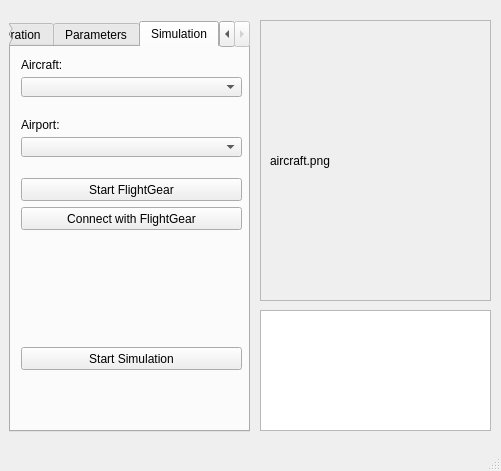
<?xml version="1.0" encoding="UTF-8"?>
<ui version="4.0">
    <class>MainWindow</class>
    <widget class="QMainWindow" name="MainWindow">
        <property name="geometry">
            <rect>
                <x>0</x>
                <y>0</y>
                <width>501</width>
                <height>471</height>
            </rect>
        </property>
        <property name="windowTitle">
            <string>Software name V0.1</string>
        </property>
        <widget class="QWidget" name="centralwidget">
            <widget class="QTabWidget" name="tabWidget">
                <property name="geometry">
                    <rect>
                        <x>9</x>
                        <y>21</y>
                        <width>241</width>
                        <height>411</height>
                    </rect>
                </property>
                <property name="currentIndex">
                    <number>2</number>
                </property>
                <widget class="QWidget" name="tab_7">
                    <attribute name="title">
                        <string>Configuration</string>
                    </attribute>
                    <widget class="QLabel" name="label_9">
                        <property name="geometry">
                            <rect>
                                <x>10</x>
                                <y>10</y>
                                <width>81</width>
                                <height>16</height>
                            </rect>
                        </property>
                        <property name="text">
                            <string>FlightGear Path</string>
                        </property>
                    </widget>
                    <widget class="QLineEdit" name="lineEdit_4">
                        <property name="geometry">
                            <rect>
                                <x>10</x>
                                <y>30</y>
                                <width>181</width>
                                <height>20</height>
                            </rect>
                        </property>
                    </widget>
                    <widget class="QToolButton" name="toolButton_2">
                        <property name="geometry">
                            <rect>
                                <x>200</x>
                                <y>30</y>
                                <width>31</width>
                                <height>21</height>
                            </rect>
                        </property>
                        <property name="text">
                            <string>...</string>
                        </property>
                    </widget>
                </widget>
                <widget class="QWidget" name="tab_6">
                    <attribute name="title">
                        <string>Parameters</string>
                    </attribute>
                    <widget class="QLabel" name="label_4">
                        <property name="geometry">
                            <rect>
                                <x>10</x>
                                <y>10</y>
                                <width>121</width>
                                <height>16</height>
                            </rect>
                        </property>
                        <property name="text">
                            <string>Select Parameters File</string>
                        </property>
                    </widget>
                    <widget class="QLineEdit" name="lineEdit">
                        <property name="geometry">
                            <rect>
                                <x>10</x>
                                <y>30</y>
                                <width>181</width>
                                <height>20</height>
                            </rect>
                        </property>
                    </widget>
                    <widget class="QToolButton" name="toolButton">
                        <property name="geometry">
                            <rect>
                                <x>200</x>
                                <y>30</y>
                                <width>31</width>
                                <height>21</height>
                            </rect>
                        </property>
                        <property name="text">
                            <string>...</string>
                        </property>
                    </widget>
                    <widget class="QLabel" name="label_5">
                        <property name="geometry">
                            <rect>
                                <x>10</x>
                                <y>60</y>
                                <width>47</width>
                                <height>13</height>
                            </rect>
                        </property>
                        <property name="text">
                            <string>Or</string>
                        </property>
                    </widget>
                    <widget class="QScrollArea" name="scrollArea_2">
                        <property name="geometry">
                            <rect>
                                <x>10</x>
                                <y>100</y>
                                <width>153</width>
                                <height>78</height>
                            </rect>
                        </property>
                        <property name="widgetResizable">
                            <bool>true</bool>
                        </property>
                        <widget class="QWidget" name="scrollAreaWidgetContents_2">
                            <property name="geometry">
                                <rect>
                                    <x>0</x>
                                    <y>0</y>
                                    <width>151</width>
                                    <height>76</height>
                                </rect>
                            </property>
                            <layout class="QGridLayout" name="gridLayout">
                                <item row="0" column="0">
                                    <widget class="QLabel" name="label_7">
                                        <property name="text">
                                            <string>Cl:</string>
                                        </property>
                                    </widget>
                                </item>
                                <item row="0" column="1">
                                    <widget class="QLineEdit" name="lineEdit_2"/>
                                </item>
                                <item row="1" column="1">
                                    <widget class="QLineEdit" name="lineEdit_3"/>
                                </item>
                                <item row="1" column="0">
                                    <widget class="QLabel" name="label_8">
                                        <property name="text">
                                            <string>Cd:</string>
                                        </property>
                                    </widget>
                                </item>
                            </layout>
                        </widget>
                    </widget>
                    <widget class="QLabel" name="label_6">
                        <property name="geometry">
                            <rect>
                                <x>10</x>
                                <y>80</y>
                                <width>71</width>
                                <height>16</height>
                            </rect>
                        </property>
                        <property name="text">
                            <string>Set Manually</string>
                        </property>
                    </widget>
                </widget>
                <widget class="QWidget" name="tab_5">
                    <attribute name="title">
                        <string>Simulation</string>
                    </attribute>
                    <widget class="QPushButton" name="btnStartFG">
                        <property name="geometry">
                            <rect>
                                <x>10</x>
                                <y>131</y>
                                <width>221</width>
                                <height>23</height>
                            </rect>
                        </property>
                        <property name="text">
                            <string>Start FlightGear</string>
                        </property>
                    </widget>
                    <widget class="QPushButton" name="btnConnect">
                        <property name="geometry">
                            <rect>
                                <x>10</x>
                                <y>160</y>
                                <width>221</width>
                                <height>23</height>
                            </rect>
                        </property>
                        <property name="text">
                            <string>Connect with FlightGear</string>
                        </property>
                    </widget>
                    <widget class="QLabel" name="label_3">
                        <property name="geometry">
                            <rect>
                                <x>10</x>
                                <y>70</y>
                                <width>221</width>
                                <height>16</height>
                            </rect>
                        </property>
                        <property name="text">
                            <string>Airport:</string>
                        </property>
                    </widget>
                    <widget class="QComboBox" name="listAircraft">
                        <property name="geometry">
                            <rect>
                                <x>10</x>
                                <y>30</y>
                                <width>221</width>
                                <height>20</height>
                            </rect>
                        </property>
                    </widget>
                    <widget class="QLabel" name="label_2">
                        <property name="geometry">
                            <rect>
                                <x>10</x>
                                <y>10</y>
                                <width>40</width>
                                <height>16</height>
                            </rect>
                        </property>
                        <property name="text">
                            <string>Aircraft:</string>
                        </property>
                    </widget>
                    <widget class="QComboBox" name="listAirport">
                        <property name="geometry">
                            <rect>
                                <x>10</x>
                                <y>90</y>
                                <width>221</width>
                                <height>20</height>
                            </rect>
                        </property>
                    </widget>
                    <widget class="QPushButton" name="pushButton">
                        <property name="geometry">
                            <rect>
                                <x>10</x>
                                <y>300</y>
                                <width>221</width>
                                <height>23</height>
                            </rect>
                        </property>
                        <property name="text">
                            <string>Start Simulation</string>
                        </property>
                    </widget>
                </widget>
            </widget>
            <widget class="QScrollArea" name="scrollArea">
                <property name="geometry">
                    <rect>
                        <x>260</x>
                        <y>20</y>
                        <width>231</width>
                        <height>281</height>
                    </rect>
                </property>
                <property name="widgetResizable">
                    <bool>true</bool>
                </property>
                <widget class="QWidget" name="scrollAreaWidgetContents">
                    <property name="geometry">
                        <rect>
                            <x>0</x>
                            <y>0</y>
                            <width>229</width>
                            <height>279</height>
                        </rect>
                    </property>
                    <layout class="QGridLayout" name="gridLayout_2">
                        <item row="0" column="0">
                            <widget class="QLabel" name="label">
                                <property name="text">
                                    <string>aircraft.png</string>
                                </property>
                            </widget>
                        </item>
                    </layout>
                </widget>
            </widget>
            <widget class="QTextBrowser" name="textBoxLog">
                <property name="geometry">
                    <rect>
                        <x>260</x>
                        <y>310</y>
                        <width>231</width>
                        <height>121</height>
                    </rect>
                </property>
            </widget>
        </widget>
        <widget class="QStatusBar" name="statusbar"/>
    </widget>
    <resources/>
    <connections/>
</ui>
